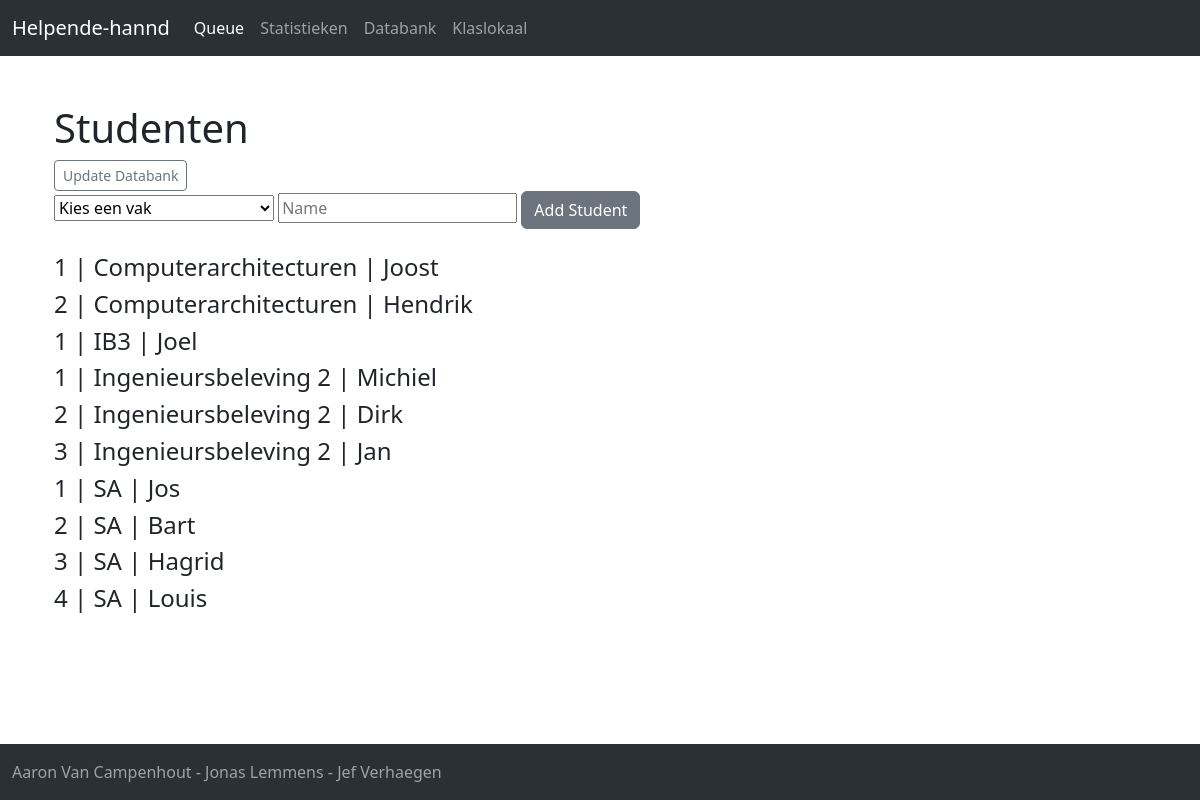
Before: /databank with the older database file.
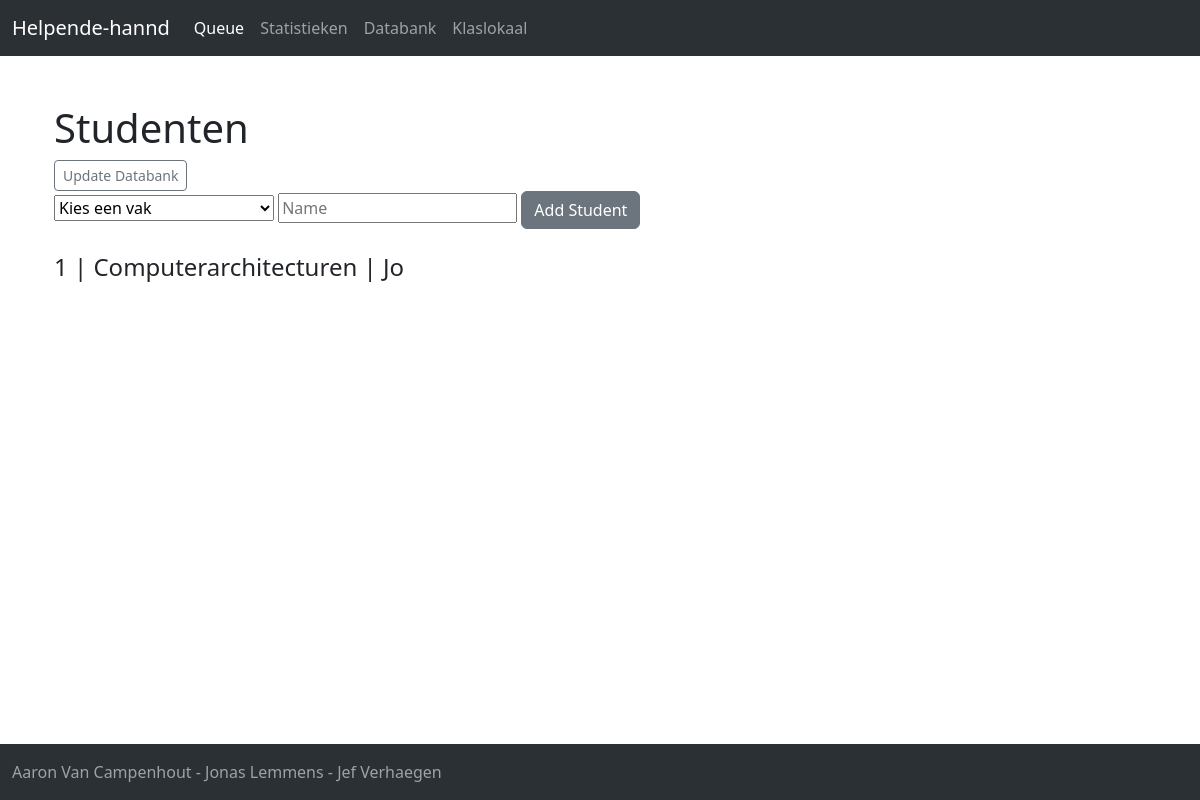
After: the same page with the newer database file.
### Flask-webserver/app.py (models this page shows, shortened)
class  Klas(db.Model):
    cid = db.Column(db.Integer,primary_key=True)
    vak = db.Column(db.String(200),primary_key=True,nullable=False)
    name = db.Column(db.String(200), nullable=False)

### Flask-webserver/app.py (the view)
@app.route("/databank",methods=["POST","GET"])
def databank():
    klaslijst = "Lijst met Studentnamen"
    if request.method == "POST":
        if(request.form['subject']!='Kies een vak' and request.form['name']!=''):
            last_id = db.session.execute(db.select(Klas.cid).where(Klas.vak == request.form['subject'] ).order_by(Klas.cid.desc())).scalar()
            if last_id == None:
                curr_id = 1
            else:
                curr_id = last_id + 1
            new_student = Klas(cid=curr_id, name=request.form['name'], vak = request.form['subject'])
            db.session.add(new_student)
            db.session.commit()
        else:
            print("leeg")
        return redirect(url_for('databank'))
    else:
        studenten = db.session.execute(db.select(Klas).order_by(Klas.vak,Klas.cid)).scalars()
        return render_template("databank.html",title=klaslijst,klas=studenten)

### Flask-webserver/templates/databank.html (shortened to what this page needs)
{% extends "base.html" %}
{% block content %}
    <div class ="container">
        <h1>Studenten</h1>
        <a href="/update" class="btn btn-outline-secondary btn-sm">Update Databank</a>
        <br/>
        <form action="/databank" METHOD="POST">
            <tr>
                <td>
                    <select name="subject">
                        <option>Kies een vak</option>
                    </select>
                </td>
                <td>
                    <input type="text" placeholder="Name" name="name">
                </td>
                <td>
                    <input type="submit" value="Add Student" class="btn btn-secondary">
                </td>
            </tr>
        </form>
    <br/>
    {% for student in klas %}
        <h4>
            {{ student.cid }} | {{ student.vak }} | {{ student.name }}
        </h4>
    {% endfor %}
    </div>
    <br><br><br><br>
{% endblock %}

### Flask-webserver/templates/base.html (shortened to what this page needs)
<!doctype html>
<html lang="en">
  <head>
    <link href="https://cdn.jsdelivr.net/npm/bootstrap@5.3.0-alpha1/dist/css/bootstrap.min.css" rel="stylesheet">
  </head>
  <body>
    {% include 'navbar.html'%}
    <div class="container">
        {% block content %}
        {% endblock %}
    </div>
    {% include 'footer.html'%}
  </body>
</html>

### Flask-webserver/templates/navbar.html (shortened to what this page needs)
<nav class="navbar navbar-expand-lg bg-body-tertiary" data-bs-theme="dark">
    <div class="container-fluid">
      <a class="navbar-brand" href="{{url_for('home')}}">Helpende-hannd</a>
      <div class="collapse navbar-collapse" id="navbarNav">
        <ul class="navbar-nav">
          <li class="nav-item">
            <a class="nav-link active" aria-current="page" href="{{url_for('queue')}}">Queue</a>
          </li>
          <li class="nav-item">
            <a class="nav-link" href="{{url_for('stats')}}">Statistieken</a>
          </li>
          <li class="nav-item">
            <a class="nav-link" href="{{url_for('databank')}}">Databank</a>
          </li>
          <li class="nav-item">
            <a class="nav-link" href="{{url_for('klaslokaal')}}">Klaslokaal</a>
          </li>
        </ul>
      </div>
    </div>
  </nav>

### Flask-webserver/templates/footer.html
<nav class="navbar fixed-bottom bg-body-tertiary" data-bs-theme="dark">
    <div class="container-fluid">
        <span class="navbar-text">
            Aaron Van Campenhout - Jonas Lemmens - Jef Verhaegen
        </span>
    </div>
  </nav>

Changed rows visible on the page:
removed Klas: cid "2", vak "Computerarchitecturen", name "Hendrik"
removed Klas: cid "1", vak "IB3", name "Joel"
removed Klas: cid "1", vak "Ingenieursbeleving 2", name "Michiel"
removed Klas: cid "2", vak "Ingenieursbeleving 2", name "Dirk"
removed Klas: cid "3", vak "Ingenieursbeleving 2", name "Jan"
removed Klas: cid "1", vak "SA", name "Jos"
removed Klas: cid "2", vak "SA", name "Bart"
removed Klas: cid "3", vak "SA", name "Hagrid"
removed Klas: cid "4", vak "SA", name "Louis"
changed Klas "Computerarchitecturen": name "Joost" → "Jo"
